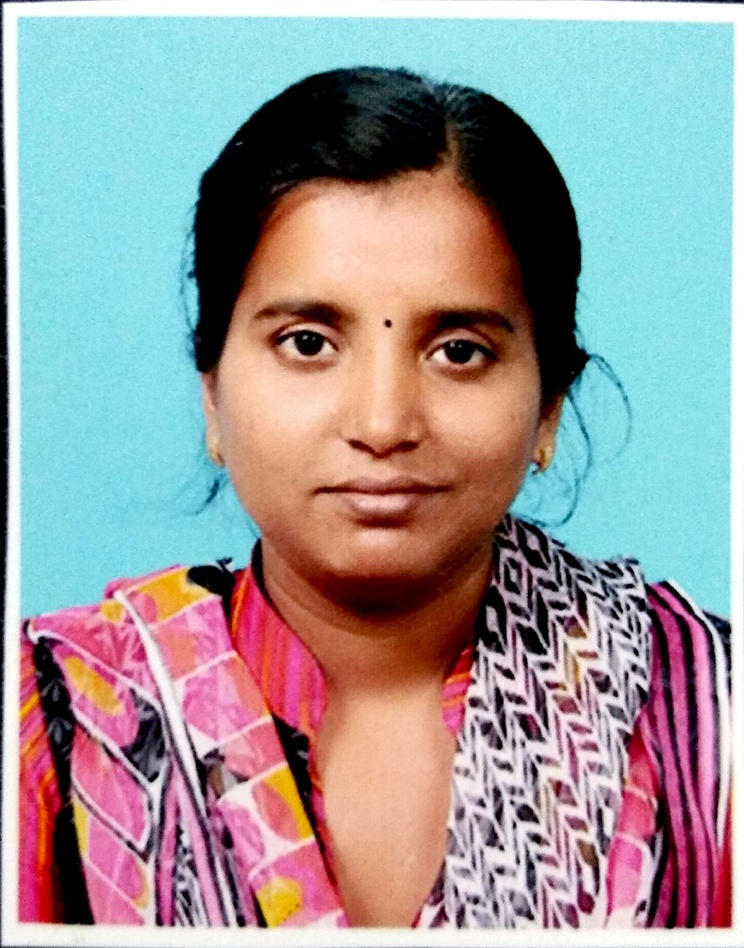
#> input picture machine_learning_examples_incomplete-master/Nithya.jpg, 744 x 948 px, shrunk from 1600 x 2040 before the run
$ python 20_point_of_interest.py
#> lines starting #> are read from the running program, lines starting #| are printed output that depends on the picture
import numpy as np
from skimage.feature import corner_harris, corner_peaks
from skimage.color import rgb2gray
import matplotlib.pyplot as plt
import skimage.io as io
from skimage.exposure import equalize_hist
def show_corners(corners, image):
	fig = plt.figure()
	plt.gray()
	plt.imshow(image)
	y_corner, x_corner = zip(*corners)
	plt.plot(x_corner, y_corner, 'or')
	plt.xlim(0, image.shape[1])
	plt.ylim(image.shape[0], 0)
	fig.set_size_inches(np.array(fig.get_size_inches()) * 1.5)
	plt.show()
mandrill = io.imread('./Nithya.jpg')
#> mandrill is the input picture: shape (948, 744, 3); mean R, G, B 156.6, 152, 154.1
mandrill = equalize_hist(rgb2gray(mandrill))
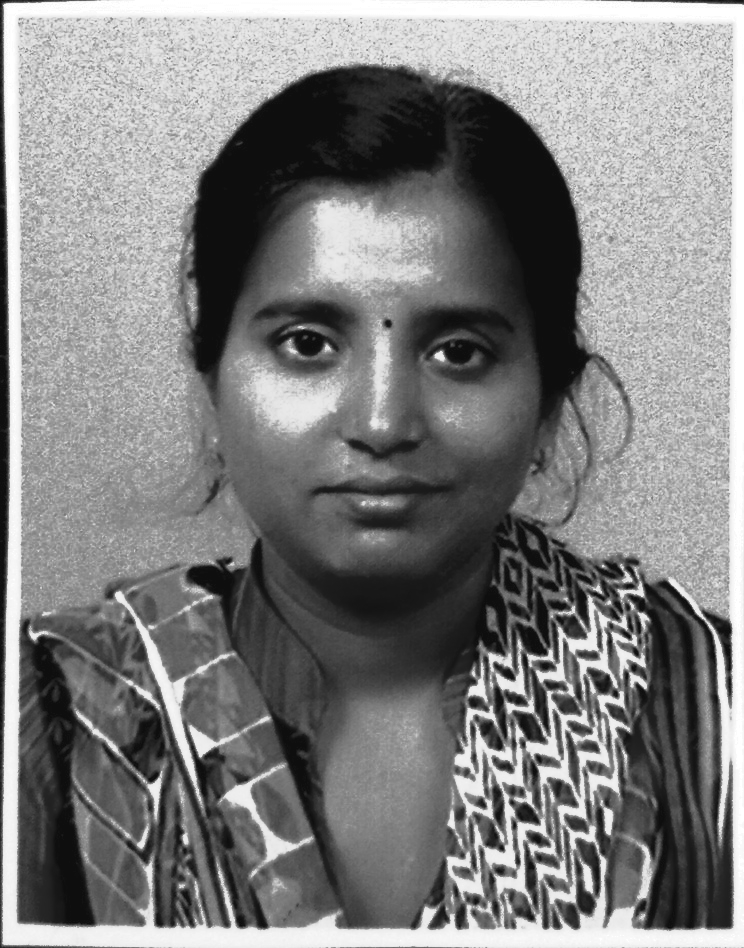
#> mandrill: shape (948, 744) float64; min 0.0556, max 1, mean 0.506
print(mandrill)
#> (printed output is left out)
print(corner_harris(mandrill))
#> (printed output is left out)
corners = corner_peaks(corner_harris(mandrill), min_distance=1)
#> corners = 21059 pairs, first value 4 to 946, second value 1 to 742
#corners = corner_peaks(corner_harris(mandrill), min_distance=1)
print(corners)
#> (printed output is left out)
show_corners(corners, mandrill)
#> in show_corners, `y_corner, x_corner = zip(*corners)`: y_corner = 21059 items
#> in show_corners, `plt.show()`:
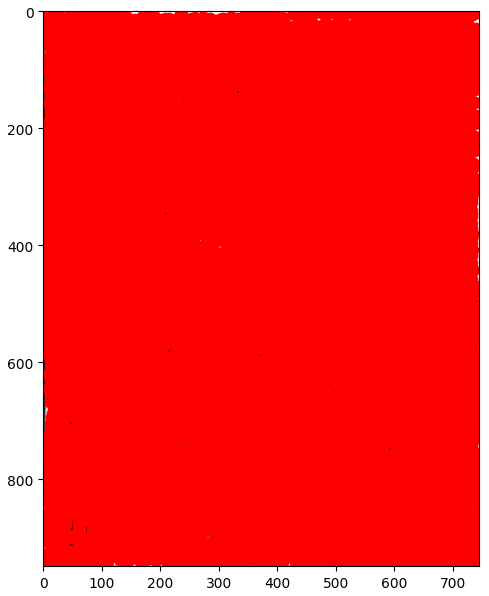
#> figure drawn by matplotlib, 1 panel
